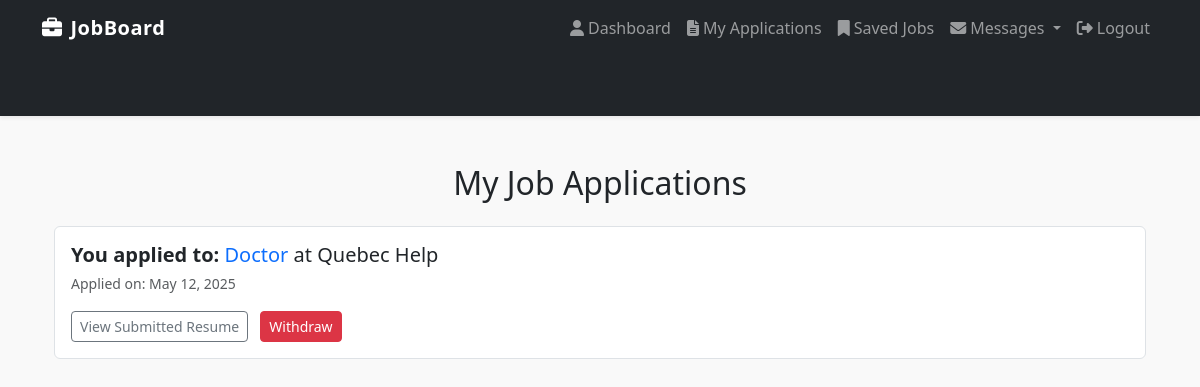
The app's page /applications/ (signed in), older data.
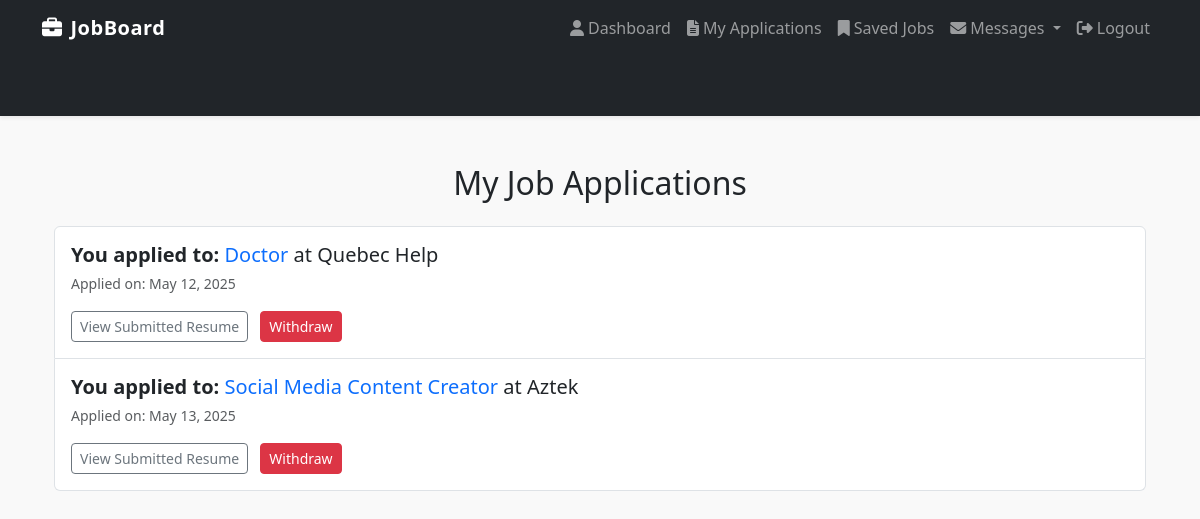
The same page, newer data.
### core/models.py (models this page shows, shortened)
class Application(models.Model):
    user = models.ForeignKey(User, on_delete=models.CASCADE)
    job = models.ForeignKey(Job, on_delete=models.CASCADE)
    name = models.CharField(max_length=200)
    email = models.EmailField()
    resume = models.FileField(upload_to='resumes/', blank=True, null=True)
    cover_letter = models.TextField(blank=True, null=True)
    applied_at = models.DateTimeField(auto_now_add=True)

class Job(models.Model):
    CATEGORY_CHOICES = [
        ('IT', 'IT'),
        ('HR', 'HR'),
        ('Finance', 'Finance'),
        ('Marketing', 'Marketing'),
    ]
    title = models.CharField(max_length=255)
    company = models.CharField(max_length=255)
    description = models.TextField()
    location = models.CharField(max_length=255)
    category = models.CharField(max_length=50, choices=CATEGORY_CHOICES)
    posted_by = models.ForeignKey(User, on_delete=models.CASCADE)
    date_posted = models.DateTimeField(auto_now_add=True)

### core/views.py (the view)
# urls.py: path('applications/', ApplicationListView.as_view(), name='application_list'),
class ApplicationListView(LoginRequiredMixin, ListView):
    model = Application
    template_name = 'core/application_list.html'
    context_object_name = 'applications'
    def get_queryset(self):
        return Application.objects.filter(user=self.request.user)

### core/templates/core/application_list.html
{% extends "base.html" %}
{% block content %}
<div class="container mt-5">
  <h2 class="mb-4 text-center">My Job Applications</h2>
  {% if applications %}
    <div class="list-group">
      {% for app in applications %}
        <div class="list-group-item py-3">
          <div class="d-flex justify-content-between align-items-start flex-column flex-md-row">
            <div class="me-3">
              <h5 class="mb-1">
                <strong>You applied to:</strong>
                <a href="{% url 'job_detail' app.job.id %}" class="text-decoration-none">
                  {{ app.job.title }}
                </a> at {{ app.job.company }}
              </h5>
              <small class="text-muted">Applied on: {{ app.applied_at|date:"F j, Y" }}</small>
              <div class="mt-3">
                {% if app.resume %}
                  <a href="{{ app.resume.url }}" target="_blank" class="btn btn-outline-secondary btn-sm">
                    View Submitted Resume
                  </a>
                {% else %}
                  <span class="text-muted">You didn’t upload a resume.</span>
                {% endif %}
                <a href="{% url 'withdraw_application' app.id %}" class="btn btn-danger btn-sm ms-2">
                  Withdraw
                </a>
              </div>
            </div>
          </div>
        </div>
      {% endfor %}
    </div>
  {% else %}
    <div class="alert alert-info text-center">
      You haven’t submitted any applications yet.
    </div>
  {% endif %}
</div>
{% endblock %}

Row changes from the older to the newer data that the page shows:
added Application: job "Social Media Content Creator", job.company "Aztek", applied_at "May 13, 2025"
